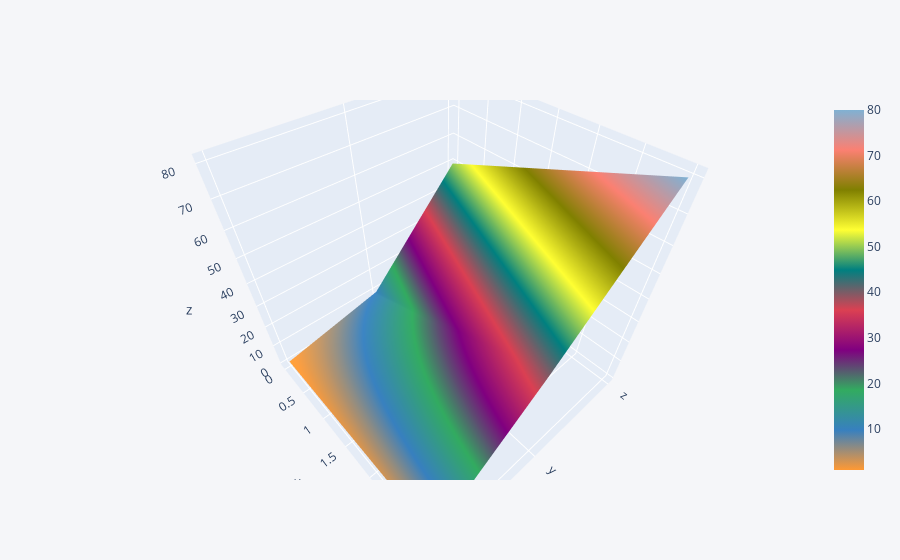

The code cell stored with this chart in its notebook:
### Code cell
df3.iplot(kind='surface')

### Figure 1 — Plotly figure (JSON) as saved in the notebook; plotly's stock layout.template omitted (floating-point values rounded to 4 significant figures)
{"data": [{"colorscale": [[0, "rgb(255, 153, 51)"], [0.1111, "rgb(55, 128, 191)"], [0.2222, "rgb(50, 171, 96)"], [0.3333, "rgb(128, 0, 128)"], [0.4444, "rgb(219, 64, 82)"], [0.5556, "rgb(0, 128, 128)"], [0.6667, "rgb(255, 255, 51)"], [0.7778, "rgb(128, 128, 0)"], [0.8889, "rgb(251, 128, 114)"], [1, "rgb(128, 177, 211)"]], "type": "surface", "x": [0, 1, 2, 3], "y": ["X", "y", "z"], "z": [[1, 2, 3, 4], [10, 20, 30, 40], [50, 60, 70, 80]]}], "layout": {"autosize": true, "legend": {"bgcolor": "#F5F6F9", "font": {"color": "#4D5663"}}, "paper_bgcolor": "#F5F6F9", "plot_bgcolor": "#F5F6F9", "scene": {"aspectmode": "auto", "aspectratio": {"x": 1, "y": 1, "z": 1}, "camera": {"center": {"x": 0, "y": 0, "z": 0}, "eye": {"x": 0.8444, "y": -0.7583, "z": 1.14}, "projection": {"type": "perspective"}, "up": {"x": 0, "y": 0, "z": 1}}}, "title": {"font": {"color": "#4D5663"}}, "xaxis": {"gridcolor": "#E1E5ED", "showgrid": true, "tickfont": {"color": "#4D5663"}, "title": {"font": {"color": "#4D5663"}, "text": ""}, "zerolinecolor": "#E1E5ED"}, "yaxis": {"gridcolor": "#E1E5ED", "showgrid": true, "tickfont": {"color": "#4D5663"}, "title": {"font": {"color": "#4D5663"}, "text": ""}, "zerolinecolor": "#E1E5ED"}}}
